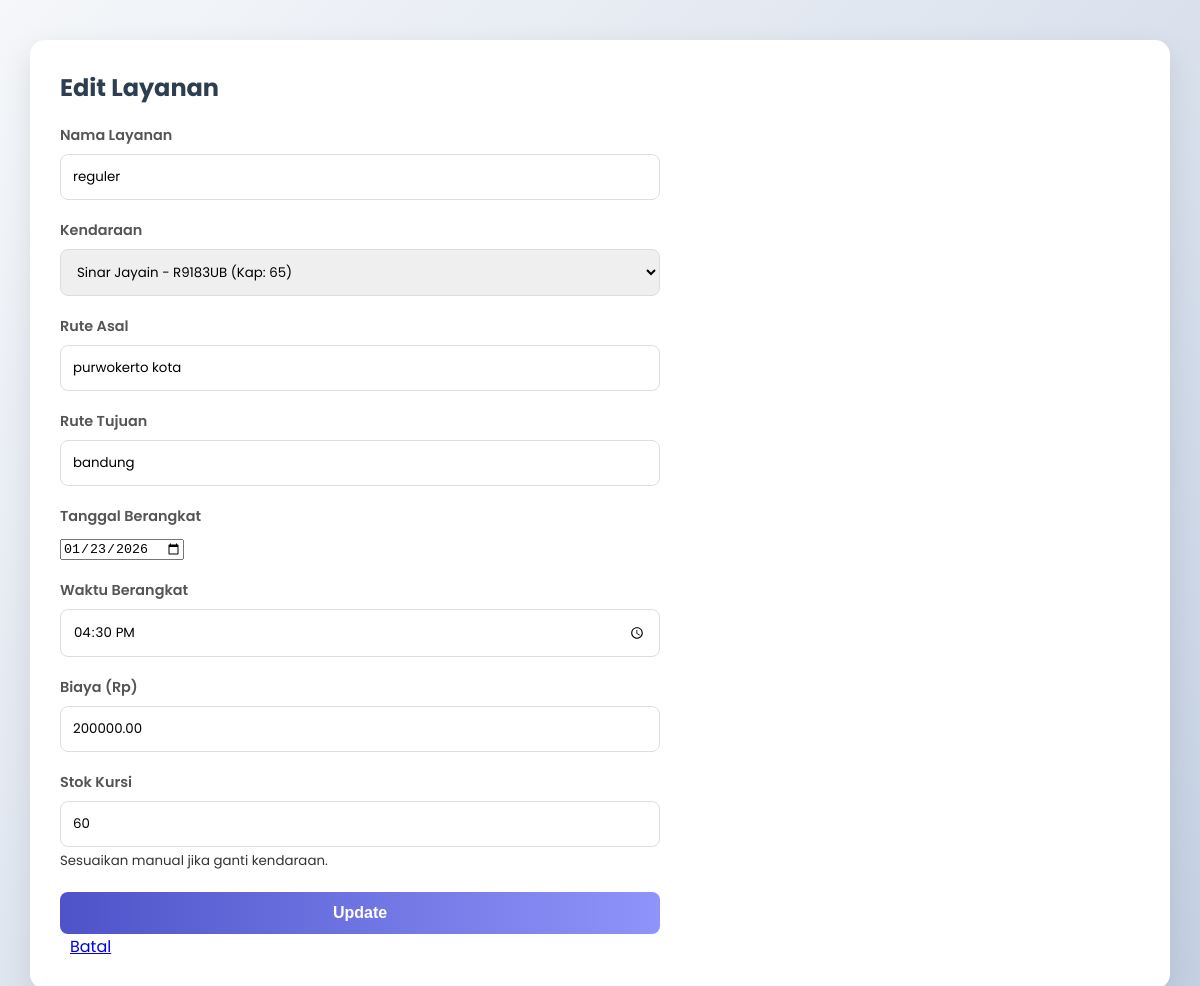
Screenshot of /index.php?page=layanan_edit&id=1 (signed in) with the database file from the repository.
### tables this page shows
CREATE TABLE `master_layanan` (
  `id` int(11) NOT NULL,
  `nama_layanan` varchar(100) NOT NULL,
  `rute_asal` varchar(100) NOT NULL,
  `rute_tujuan` varchar(100) NOT NULL,
  `tanggal_berangkat` date NOT NULL,
  `waktu_berangkat` time NOT NULL,
  `biaya` decimal(10,2) NOT NULL,
  `stok` int(11) NOT NULL DEFAULT 0,
  `created_at` timestamp NOT NULL DEFAULT current_timestamp(),
  `kendaraan_id` int(11) NOT NULL
);

CREATE TABLE `tb_kendaraan` (
  `id` int(11) NOT NULL,
  `no_polisi` varchar(20) NOT NULL,
  `jenis_kendaraan` varchar(50) NOT NULL,
  `kapasitas` int(11) NOT NULL,
  `status` enum('tersedia','terpakai','perbaikan','tidak_tersedia') DEFAULT 'tersedia',
  `created_at` timestamp NOT NULL DEFAULT current_timestamp()
);

### app/Config/Database.php (called while the page is built, shortened)
<?php
class Database {
    private $host = 'localhost';
    private $db_name = 'db_travel_booking';
    private $username = 'root';
    private $password = '';
    private $conn;
    private static $instance = null;
    private function __construct() {
        try {
            $dsn = "mysql:host=" . $this->host . ";dbname=" . $this->db_name;
            $this->conn = new PDO($dsn, $this->username, $this->password);
            $this->conn->setAttribute(PDO::ATTR_ERRMODE, PDO::ERRMODE_EXCEPTION);
            $this->conn->setAttribute(PDO::ATTR_DEFAULT_FETCH_MODE, PDO::FETCH_ASSOC);
        } catch(PDOException $e) {
            die("Connection Error: " . $e->getMessage());
        }
    }
    public static function getInstance() {
        if (self::$instance == null) {
            self::$instance = new Database();
        }
        return self::$instance;
    }
    public function getConnection() {
        return $this->conn;
    }
}

### app/Classes/BaseModel.php (called while the page is built, shortened)
<?php
class BaseModel {
    public function __construct() {
        $this->db = Database::getInstance()->getConnection();
    }
}

### app/Classes/Layanan.php (called while the page is built, shortened)
<?php
class Layanan extends BaseModel implements ICrud {
    public function show($id) {
        $stmt = $this->db->prepare("SELECT * FROM master_layanan WHERE id = :id");
        $stmt->execute(['id' => $id]);
        return $stmt->fetch(PDO::FETCH_ASSOC);
    }
}

### app/Classes/Kendaraan.php (called while the page is built, shortened)
<?php
class Kendaraan extends BaseModel implements ICrud {
    public function index() {
        $stmt = $this->db->prepare("SELECT * FROM tb_kendaraan");
        $stmt->execute();
        $results = $stmt->fetchAll(PDO::FETCH_ASSOC);
        $data = [];
        foreach ($results as $row) {
            $obj = new \stdClass();
            $obj->id = $row['id'];
            $obj->nopol = $row['no_polisi'];
            $obj->jenis = $row['jenis_kendaraan'];
            $obj->kapasitas = $row['kapasitas'];
            $obj->status = $row['status'];
            $data[] = $obj;
        }
        return $data;
    }
}

### app/Views/layanan/edit.php (the view, shortened to what this page needs)
<?php
$layananModel = new Layanan();
$kendaraanModel = new Kendaraan();
$id = $_GET['id'] ?? null;
$item = $layananModel->show($id);
$listKendaraan = $kendaraanModel->index();
?>
<div class="container">
    <h2>Edit Layanan</h2>
    <form method="POST" action="" style="max-width: 600px;">
        <div class="form-group">
            <label>Nama Layanan</label>
            <input type="text" name="nama" value="<?= $item['nama_layanan'] ?>" required>
        </div>
        <div class="form-group">
            <label>Kendaraan</label>
            <select name="kendaraan_id" required>
                <?php foreach ($listKendaraan as $k): ?>
                    <option value="<?= $k->id ?>" <?= $item['kendaraan_id'] == $k->id ? 'selected' : '' ?>>
                        <?= $k->jenis ?> - <?= $k->nopol ?> (Kap: <?= $k->kapasitas ?>)
                    </option>
                <?php endforeach; ?>
            </select>
        </div>
        <div class="form-group">
            <label>Rute Asal</label>
            <input type="text" name="asal" value="<?= $item['rute_asal'] ?>" required>
        </div>
        <div class="form-group">
            <label>Rute Tujuan</label>
            <input type="text" name="tujuan" value="<?= $item['rute_tujuan'] ?>" required>
        </div>
        <div class="form-group">
            <label>Tanggal Berangkat</label>
            <input type="date" name="tanggal" value="<?= $item['tanggal_berangkat'] ?>" required>
        </div>
        <div class="form-group">
            <label>Waktu Berangkat</label>
            <input type="time" name="waktu" value="<?= $item['waktu_berangkat'] ?>" required>
        </div>
        <div class="form-group">
            <label>Biaya (Rp)</label>
            <input type="number" name="biaya" value="<?= $item['biaya'] ?>" required>
        </div>
        <div class="form-group">
            <label>Stok Kursi</label>
            <input type="number" name="stok" value="<?= $item['stok'] ?>" required>
            <small>Sesuaikan manual jika ganti kendaraan.</small>
        </div>
        <button type="submit">Update</button>
        <a href="index.php?page=layanan" style="margin-left: 10px;">Batal</a>
    </form>
</div>

### public/css/style.css (style rules this page uses)
:root { --primary: #4e54c8; --secondary: #8f94fb; --accent: #ff6b6b; --bg-color: #f0f2f5; --text-color: #333; --sidebar-width: 250px; --white: #ffffff; --shadow: 0 4px 15px rgba(0, 0, 0, 0.05); }
body { font-family: 'Poppins', sans-serif; background: linear-gradient(135deg, #f5f7fa 0%, #c3cfe2 100%); background-attachment: fixed; margin: 0; padding: 0; color: var(--text-color); }
.container { width: 90%; margin: 40px auto; max-width: 1200px; background: var(--white); padding: 30px; border-radius: 15px; box-shadow: 0 10px 30px rgba(0, 0, 0, 0.1); }
h1, h2, h3 { color: #2c3e50; margin-top: 0; }
.form-group { margin-bottom: 20px; text-align: left; }
label { display: block; margin-bottom: 8px; font-weight: 600; color: #555; font-size: 0.9em; }
input[type="text"], input[type="password"], input[type="number"], input[type="email"], input[type="datetime-local"], input[type="time"], select, textarea { width: 100%; padding: 12px; border: 1px solid #ddd; border-radius: 8px; box-sizing: border-box; font-family: inherit; transition: 0.3s; }
button { background: linear-gradient(to right, var(--primary), var(--secondary)); color: white; padding: 12px 20px; border: none; border-radius: 8px; cursor: pointer; font-size: 16px; font-weight: 600; transition: transform 0.2s, box-shadow 0.2s; width: 100%; }

### rows the page displays
master_layanan: nama "reguler", kendaraan_id "Sinar Jayain - R9183UB (Kap: 65)", asal "purwokerto kota", tujuan "bandung", tanggal "01/23/2026", waktu "16:30:00", biaya "200000.00", stok "60"
